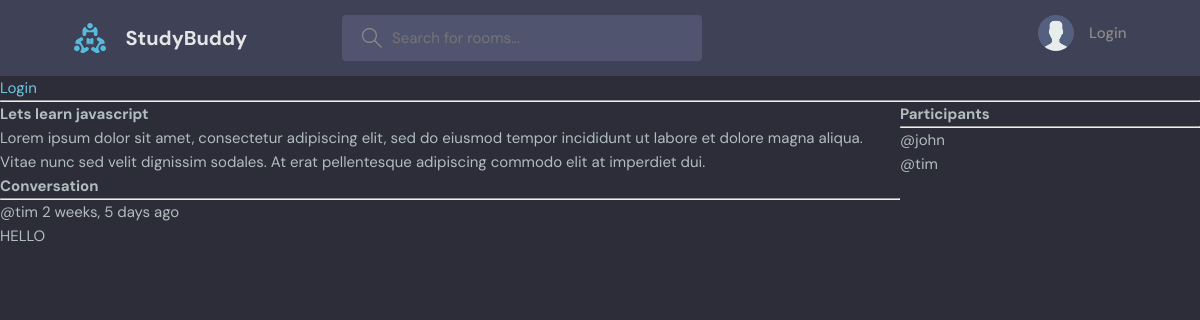
The page /room/1/ on the database its author committed.
### baseApp/models.py (models this page shows, shortened)
class Room(models.Model):
    host = models.ForeignKey(User, on_delete=models.SET_NULL, null=True)
    topic = models.ForeignKey(Topic, on_delete=models.SET_NULL, null=True)
    name = models.CharField(max_length=200)
    description = models.TextField(null=True,blank=True)
    participants = models.ManyToManyField(
        User, related_name='participants', blank=True)
    updated = models.DateTimeField(auto_now=True)
    created = models.DateTimeField(auto_now_add=True)
    class Meta:
        ordering = ['-updated', '-created'] #orders rooms by updated and created fields

class Message(models.Model):
    user = models.ForeignKey( User, on_delete=models.CASCADE)
    room = models.ForeignKey(Room, on_delete=models.CASCADE)
    body = models.TextField()
    updated = models.DateTimeField(auto_now=True)
    created = models.DateTimeField(auto_now_add=True)
    class Meta:
        ordering = ['-updated', '-created'] #orders rooms by updated and created fields

### baseApp/views.py (the view, shortened to what this page needs)
# urls.py: path('room/<str:pk>/', views.room, name="room"), #<str:pk> dynamic URL routing, passing the ID into the URL
def room(request, pk):
    room = Room.objects.get(id=pk)
    room_messages = room.message_set.all().order_by('-created') #message_set.all grabs the set of messages related to this specific room
    participants = room.participants.all() #for many to many
    context = {'room':room, 'room_messages':room_messages, 'participants':participants}
    return render(request, 'baseApp/room.html', context)

### baseApp/templates/baseApp/room.html (shortened to what this page needs)
{% extends 'main.html' %}
{% block content %}
<div class="room-container">
    <div>
        <h1>{{room.name}}</h1>
        <p>{{room.description}}</p>
        <div class="comment-wrapper">
            <h3>Conversation</h3>
            <hr>
            {% for message in room_messages %}
                <div>
                    <small>@{{message.user}}  {{message.created|timesince}} ago</small>
                    <p>{{message.body}}</p>
                </div>
            {% endfor %}
        </div>
    </div>
    <div>
        <h3>Participants</h3>
        <hr>
        {% for user in participants %}
            <div>
                <p>@{{user.username}}</p>
            </div>
        {% endfor %}
    </div>
</div>
{% endblock content %}

### static/styles/style.css (style rules this page uses)
:root { --color-main: #71c6dd; --color-main-light: #e1f6fb; --color-dark: #3f4156; --color-dark-medium: #51546e; --color-dark-light: #696d97; --color-light: #e5e5e5; --color-gray: #8b8b8b; --color-light-gray: #b2bdbd; --color-bg: #2d2d39; --color-success: #5dd693; --color-error: #fc4b0b; }
* { font-family: "DM Sans", -apple-system, BlinkMacSystemFont, "Segoe UI", Roboto, Oxygen, Ubuntu, Cantarell, "Open Sans", "Helvetica Neue", sans-serif; margin: 0; padding: 0; box-sizing: border-box; text-rendering: optimizeLegibility; font-size: inherit; }
html { font-size: 56.25%; }
@media only screen and (min-width: 1200px) { html { font-size: 62.5%; } }
body { line-height: 1.6; font-weight: 400; font-size: 1.5rem; color: var(--color-light-gray); background-color: var(--color-bg); min-height: 100vh; }

### baseApp/templates/baseApp/room.html (style rules this page uses)
.room-container { display: grid; grid-template-columns: 3fr 1fr; }

### rows shown on the page
Room: name "Lets learn javascript", description "Lorem ipsum dolor sit amet, consectetur adipiscing elit, sed do eiusmod tempor incididunt ut labore et dolore magna aliqua. Vitae nunc sed velit dignissim sodales. At erat pellentesque adipiscing commodo elit at imperdiet dui."
Message: user "tim", created "2 weeks, 5 days", body "HELLO"

### other values the page prints
{{ user.username }} "john"
{{ user.username }} "tim"
